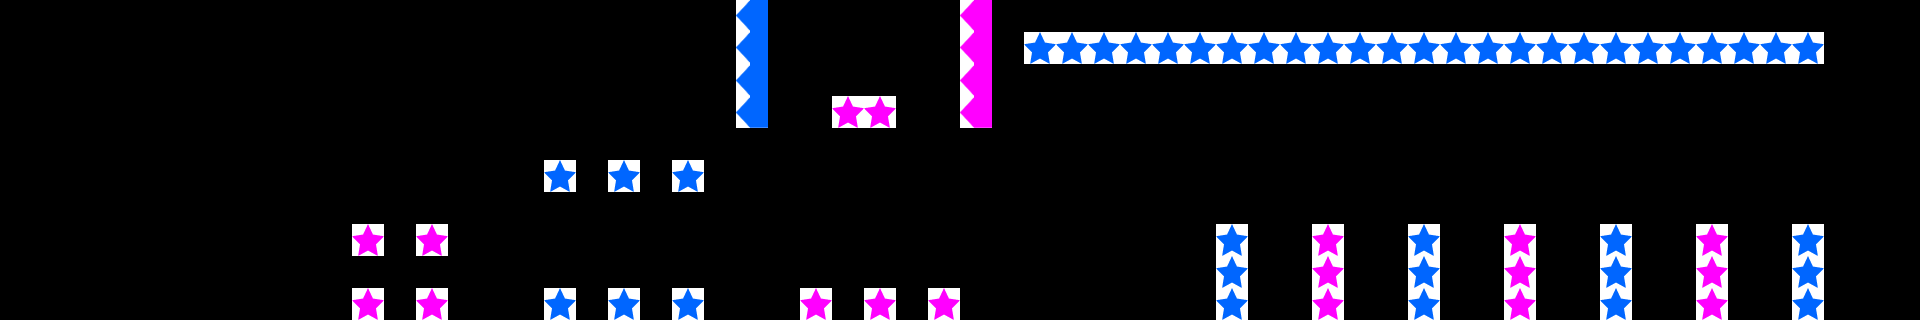

This is a level from a 2D game, rendered from its Tiled map with the project's own tilesets. A one-line summary and the map file follow, with tile-layer data summarised:
An orthogonal 60x10 tile map with 32x32 px tiles, 2 tile layers (FloorLayer, ThingLayer).

<map version="1.0" orientation="orthogonal" width="60" height="10" tilewidth="32" tileheight="32">
 <tileset firstgid="1" name="bg_tmx" tilewidth="32" tileheight="32">
  <image source="bg_tmx.png" width="320" height="320" />
  <tile id="0">
   <properties>
    <property name="isFloor" value="1" />
   </properties>
  </tile>
  <tile id="3">
   <properties>
    <property name="objType" value="life" />
    <property name="thingType" value="life" />
   </properties>
  </tile>
  <tile id="4">
   <properties>
    <property name="objType" value="star" />
    <property name="thingType" value="blue" />
   </properties>
  </tile>
  <tile id="5">
   <properties>
    <property name="objType" value="star" />
    <property name="thingType" value="pink" />
   </properties>
  </tile>
  <tile id="10">
   <properties>
    <property name="isFloor" value="1" />
   </properties>
  </tile>
  <tile id="11">
   <properties>
    <property name="objType" value="line" />
    <property name="thingType" value="pink" />
   </properties>
  </tile>
  <tile id="12">
   <properties>
    <property name="objType" value="line" />
    <property name="thingType" value="blue" />
   </properties>
  </tile>
  <tile id="14">
   <properties>
    <property name="objType" value="line" />
    <property name="thingType" value="blue" />
   </properties>
  </tile>
  <tile id="15">
   <properties>
    <property name="objType" value="line" />
    <property name="thingType" value="pink" />
   </properties>
  </tile>
  <tile id="30">
   <properties>
    <property name="isFloor" value="1" />
   </properties>
  </tile>
  <tile id="31">
   <properties>
    <property name="isFloor" value="1" />
   </properties>
  </tile>
  <tile id="32">
   <properties>
    <property name="isFloor" value="1" />
   </properties>
  </tile>
  <tile id="64">
   <properties>
    <property name="isBaffle" value="1" />
   </properties>
  </tile>
  <tile id="81">
   <properties>
    <property name="ObjTypeId" value="2" />
   </properties>
  </tile>
 </tileset>
 <layer name="FloorLayer" width="60" height="10">
  <data>[600 cells, 50 non-empty, 1 distinct tile ids]</data>
 </layer>
 <layer name="ThingLayer" width="60" height="10">
  <data>[600 cells, 69 non-empty, 10 distinct tile ids]</data>
 </layer>
</map>
